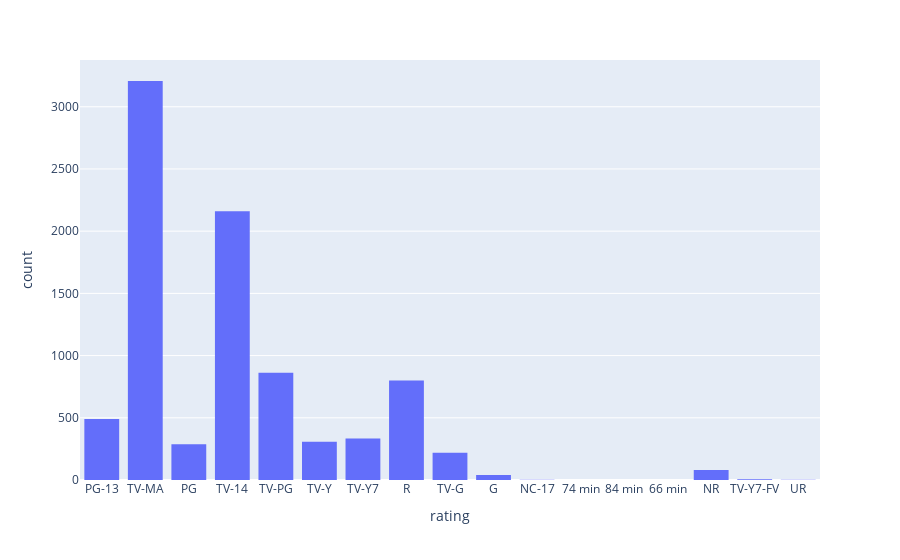

This figure's notebook cell:
### Code cell
px.histogram(data_import, "rating")

### Figure 1 — Plotly figure (JSON) as saved in the notebook; plotly's stock layout.template omitted (floating-point values rounded to 4 significant figures; data arrays with more than 128 entries replaced by an {"elided": "..."} marker saying what was removed)
{"data": [{"alignmentgroup": "True", "bingroup": "x", "hovertemplate": "rating=%{x}<br>count=%{y}<extra></extra>", "legendgroup": "", "marker": {"color": "#636efa", "pattern": {"shape": ""}}, "name": "", "offsetgroup": "", "orientation": "v", "showlegend": false, "type": "histogram", "x": {"elided": "8807 str values"}, "xaxis": "x", "yaxis": "y"}], "layout": {"barmode": "relative", "legend": {"tracegroupgap": 0}, "margin": {"t": 60}, "xaxis": {"anchor": "y", "domain": [0, 1], "title": {"text": "rating"}}, "yaxis": {"anchor": "x", "domain": [0, 1], "title": {"text": "count"}}}}
